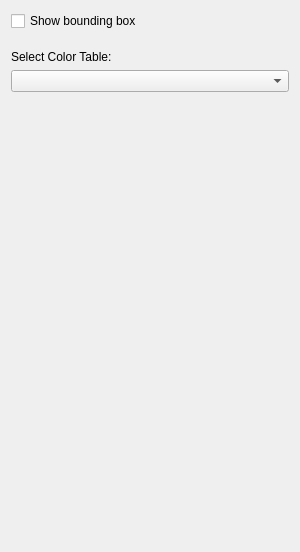
<?xml version="1.0" encoding="UTF-8"?>
<ui version="4.0">
 <class>ImageObjectSettingsDialog</class>
 <widget class="QWidget" name="ImageObjectSettingsDialog">
  <property name="geometry">
   <rect>
    <x>0</x>
    <y>0</y>
    <width>300</width>
    <height>552</height>
   </rect>
  </property>
  <property name="sizePolicy">
   <sizepolicy hsizetype="Preferred" vsizetype="MinimumExpanding">
    <horstretch>0</horstretch>
    <verstretch>0</verstretch>
   </sizepolicy>
  </property>
  <property name="minimumSize">
   <size>
    <width>300</width>
    <height>552</height>
   </size>
  </property>
  <property name="windowTitle">
   <string>Image Settings</string>
  </property>
  <layout class="QVBoxLayout" name="verticalLayout">
   <item>
    <widget class="QCheckBox" name="showBoundingBoxCheckBox">
     <property name="text">
      <string>Show bounding box</string>
     </property>
    </widget>
   </item>
   <item>
    <spacer name="verticalSpacer">
     <property name="orientation">
      <enum>Qt::Vertical</enum>
     </property>
     <property name="sizeType">
      <enum>QSizePolicy::Fixed</enum>
     </property>
     <property name="sizeHint" stdset="0">
      <size>
       <width>20</width>
       <height>13</height>
      </size>
     </property>
    </spacer>
   </item>
   <item>
    <widget class="QLabel" name="selectColorTableTextLabel">
     <property name="text">
      <string>Select Color Table:</string>
     </property>
     <property name="wordWrap">
      <bool>false</bool>
     </property>
    </widget>
   </item>
   <item>
    <widget class="QComboBox" name="selectColorTableComboBox"/>
   </item>
   <item>
    <widget class="vtkQtHistogramWidget" name="histogramWidget">
     <property name="sizePolicy">
      <sizepolicy hsizetype="Preferred" vsizetype="MinimumExpanding">
       <horstretch>0</horstretch>
       <verstretch>0</verstretch>
      </sizepolicy>
     </property>
     <property name="minimumSize">
      <size>
       <width>100</width>
       <height>300</height>
      </size>
     </property>
    </widget>
   </item>
   <item>
    <spacer name="verticalSpacer_5">
     <property name="orientation">
      <enum>Qt::Vertical</enum>
     </property>
     <property name="sizeHint" stdset="0">
      <size>
       <width>20</width>
       <height>115</height>
      </size>
     </property>
    </spacer>
   </item>
  </layout>
 </widget>
 <layoutdefault spacing="6" margin="11"/>
 <customwidgets>
  <customwidget>
   <class>vtkQtHistogramWidget</class>
   <extends>QWidget</extends>
   <header>vtkQtHistogramWidget.h</header>
  </customwidget>
 </customwidgets>
 <resources/>
 <connections/>
 <slots>
  <slot>ViewBoundingBoxCheckboxToggled(bool)</slot>
  <slot>DecreaseMaxPushButtonClicked()</slot>
  <slot>IncreaseMaxPushButtonClicked()</slot>
  <slot>DecreaseMinPushButtonClicked()</slot>
  <slot>IncreaseMinPushButtonClicked()</slot>
  <slot>MaxSliderValueChanged(int)</slot>
  <slot>MinSliderValueChanged(int)</slot>
  <slot>RangeSlidersValuesChanged(double,double)</slot>
 </slots>
</ui>
